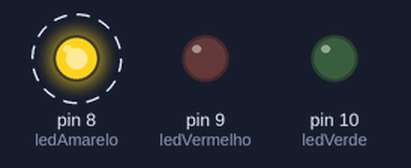
The sketch below on a simulated Arduino Uno, built with avr-gcc and run on an emulated ATmega328P. Shown: output pins drawn as LEDs (lit = HIGH). Dashed ring = blinking.

Above: at 0.5 s.
Timing chart, 0 to 4.6 s (numbered marks = the images above):
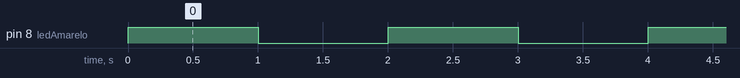

The sketch:

led_07_02.ino
```cpp
// Declaração das variáveis que representam os leds

int ledAmarelo = 8;
int ledVermelho = 9;
int ledVerde = 10;

void setup() {

  // Definindo os tipos de pinos

  pinMode(ledAmarelo, OUTPUT);
  pinMode(ledVermelho, OUTPUT);
  pinMode(ledVerde, OUTPUT);
}

void loop() {

  digitalWrite(ledAmarelo, HIGH);
  delay(1000);
  digitalWrite(ledAmarelo, LOW);
  delay(1000);

}
```

Measured:
- by itself, pin 8 (ledAmarelo): alternates HIGH for 1.0 s and LOW for 1.0 s
